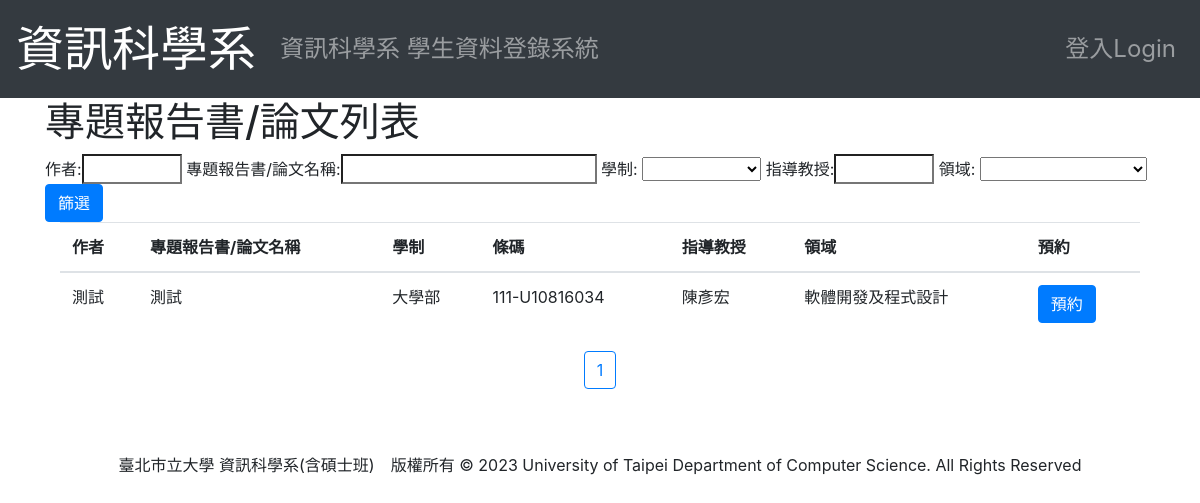
The app's page /BorrowPaper/1 with its own data.
### student/models.py (models this page shows, shortened)
class Paper(models.Model):
    project = models.ForeignKey(Project, null = True, on_delete=models.CASCADE)
    barCode = models.CharField(max_length=20, null=True)
    lendTimes = models.IntegerField(default=0)
    class Meta:
        ordering = ['barCode', 'project__user__identity']

class Project(models.Model):
    user = models.ForeignKey(User, on_delete=models.PROTECT) #誰做這個專題的
    proposal = models.ForeignKey(Proposal, on_delete=models.PROTECT, blank = True, null = True)
    name = models.CharField(max_length = 30) #專題名稱
    report = models.FileField(upload_to = "Report/", default=None)#報告書電子檔
    poster = models.ImageField(upload_to = "Poster/", default=None)#海報或發表證明
    professor = models.CharField(max_length = 5)#指導教授
    FIELD = ((0, '軟體開發及程式設計'),
             (1, '網路及多媒體應用'),
             (2, '系統及演算法開發',))
    field = models.IntegerField(choices=FIELD, default=0)
    postDate = models.DateField(blank=True, null = True)#學位考試日期
    letter = models.FileField(upload_to='Uploaded Files/', blank=True, null=True, default=None)#同意函
    POST = ((0, '研討會'),
            (1, '期刊'),)
    post = models.PositiveIntegerField(choices=POST, default = 0, blank=True, null = True)
    seminarDate = models.DateTimeField(blank=True, null = True)#研討會或期刊發行日期
    seminarName = models.CharField(max_length=20, blank=True, null = True)#研討會或期刊名稱
    journalNumber = models.DecimalField(max_digits = 10, decimal_places = 0, blank=True, null = True)#期刊刊號
    STATE = ((0, '專題'),
             (1, '已申請'),
             (2, '已取消'),)
    state = models.IntegerField(choices=STATE, default = 0)
    cancelapplication = models.FileField(upload_to='CancelFinal/', blank=True, null=True, default=None)
    selected = models.BooleanField(default=False)
    class Meta:
        ordering = ["user"]

class User(AbstractUser):
    first_name = None
    last_name = None
    username = models.CharField(max_length=15, unique=True, null=True) #帳號
    name = models.CharField(max_length = 12) #姓名
    DEPARTMENT = ((0, '資訊科學系'),
                  (1, '外系'),)
    department = models.IntegerField(choices=DEPARTMENT, null=True, blank=True)
    IDENTITY=((0, '大學部'),
              (1, '管理員'),
              (2, '日間碩士班'),
              (3, '碩士在職專班'),
              (4, '系辦工讀生'))
    identity = models.IntegerField(choices=IDENTITY, default=0)
    enrollYear = models.DecimalField(max_digits = 4, decimal_places = 0, default = timezone.now().year)#入學年
    USER_NAME_FIELD = 'username'
    class Meta:
        ordering = ["username"]

### student/views.py (the view, shortened to what this page needs)
# urls.py: path('BorrowPaper/<int:pk>', views.BorrowPaper.as_view(), name='BorrowPaper'),#報告書列表
class BorrowPaper(ListView):
    def get(self, request, pk):
        queryDict = {}
        getValue = self.request.GET
        if getValue:
            if 'author' in getValue:
                queryDict['project__user__name__icontains'] = getValue['author']
            if 'name' in getValue:
                queryDict['project__name__icontains'] = getValue['name']
            if 'type' in getValue and int(getValue['type']) >= 0:
                queryDict['project__user__identity'] = int(getValue['type'])
            if 'professor' in getValue:
                queryDict['project__professor__icontains'] = getValue['professor']
            if 'field' in getValue and int(getValue['field']) >= 0:
                queryDict['project__field'] = int(getValue['field'])
            paper = Paper.objects.filter(**queryDict)
        else:
            paper = Paper.objects.all()
        paginator=Paginator(paper, limit)
        page=request.GET.get('page')
        try:
            paper=paginator.page(page)
        except PageNotAnInteger:
            paper=paginator.page(1)
        except EmptyPage:
            paper=paginator.page(paginator.num_pages)
        context = {
            'paper': paper,
        }
        return render(request, 'BorrowPaper.html', context)

### templates/BorrowPaper.html (shortened to what this page needs)
{% extends 'layout.html' %}
{% block title %}專題報告書/論文列表{% endblock %}
{% block content %}
<form method = "GET">
    作者:<input type = "search" name = "author" placeholder = "" style="width: 100px;">
    專題報告書/論文名稱:<input type = "search" name = "name" placeholder = "">
    學制:
    <select class = "select" name = "type">
        <option value = -1></option>
        <option value = 0 {% if type == 0 %} selected="selected" {% endif %}>大學部</option>
    </select>
    指導教授:<input type = "search" name = "professor" placeholder = "" style="width: 100px;">
    領域:
    <select type="Select" name="field">
        <option value = -1></option>
        <option value = '0' {% if field == '0' %}selected{% endif %}>軟體開發及程式設計</option>
    </select>
    <input type="submit" class="btn btn-primary" name = "search" value="篩選" />
</form>
    <div class="container">
        <table class="table">
            <thead>
                <tr>
                    <th scope="col">作者</th>
                    <th scope="col">專題報告書/論文名稱</th>
                    <th scope="col">學制</th>
                    <th scope="col">條碼</th>
                    <th scope="col">指導教授</th>
                    <th scope="col">領域</th>
                    <th scope="col">預約</th>
                </tr>
            </thead>
            <tbody>
                {% for paper in paper %}
                    <tr>
                        <td>{{ paper.project.user.name }}</td>
                        <td>{{ paper.project.name }}</td>
                        <td>{{ paper.project.user.get_identity_display }}</td>
                        <td>{{ paper.barCode }}</td>
                        <td>{{ paper.project.professor }}</td>
                        <td>{{ paper.project.get_field_display }}</td>
                        <td><a href="{% url 'MakeBooking' pk=paper.id %}" class="btn btn-primary">預約</a></td>
                    </tr>
                {% endfor %}
            </tbody>
        </table>
    </div>
    <p style="text-align:center">
        {% for page_number in paper.paginator.page_range %}
          {% ifequal page_number  paper.number %}
            <button class="btn btn-outline-primary">{{ page_number }}</button>
          {% else %}
            <a href="?page={{ page_number }}" class="btn btn-primary">{{ page_number }}</a>
          {% endifequal %}
        {% endfor %}
    </p>
{% endblock %}

### records on screen
Paper: project.user.name "測試", project.name "測試", project.user.identity "大學部", barCode "111-U10816034", project.professor "陳彥宏", project.field "軟體開發及程式設計"

### other values on screen
{{ page_number }} "1"
